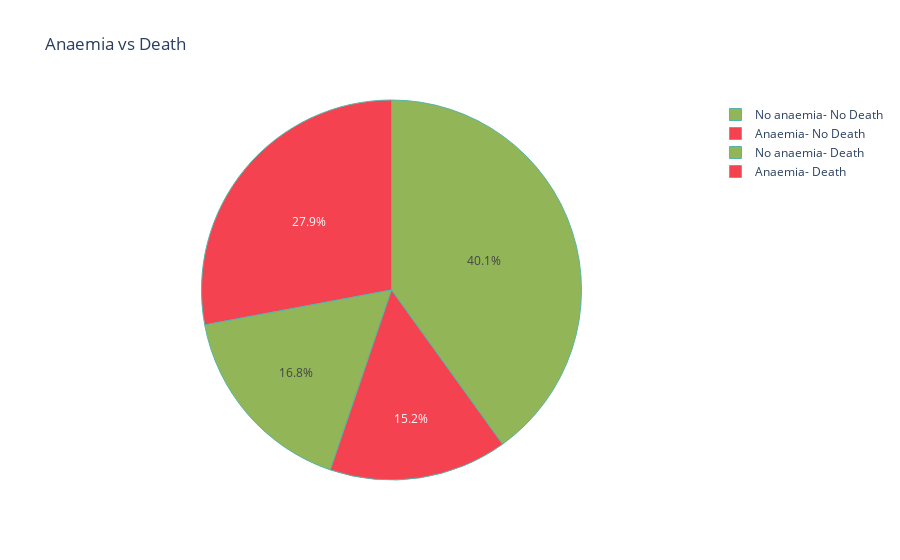

The code cell stored with this chart in its notebook:
### Code cell
import plotly.graph_objs as go

d1= df[(df['DEATH_EVENT']==0)&(df['anaemia']==0)]
d2= df[(df['DEATH_EVENT']==0)&(df['anaemia']==1)]
d3= df[(df['DEATH_EVENT']==1)&(df['anaemia']==0)]
d4= df[(df['DEATH_EVENT']==1)&(df['anaemia']==1)]

labels= ['No anaemia- No Death', 'Anaemia- No Death', 'No anaemia- Death', 'Anaemia- Death']
values= [len(d1), len(d2), len(d3), len(d4)]
colors= ['#91b557', '#f54251', '#91b557', '#f54251']

fig= go.Figure(data= [go.Pie(labels= labels, values= values)])
fig.update_layout(title_text= 'Anaemia vs Death')
fig.update_traces(marker= dict(colors= colors, line= dict(color= '#57b5a7', width= 1)))
fig.show()

### Figure 1 — Plotly figure (JSON) as saved in the notebook; plotly's stock layout.template omitted (floating-point values rounded to 4 significant figures)
{"data": [{"labels": ["No anaemia- No Death", "Anaemia- No Death", "No anaemia- Death", "Anaemia- Death"], "marker": {"colors": ["#91b557", "#f54251", "#91b557", "#f54251"], "line": {"color": "#57b5a7", "width": 1}}, "type": "pie", "values": [119, 83, 50, 45]}], "layout": {"title": {"text": "Anaemia vs Death"}}}
